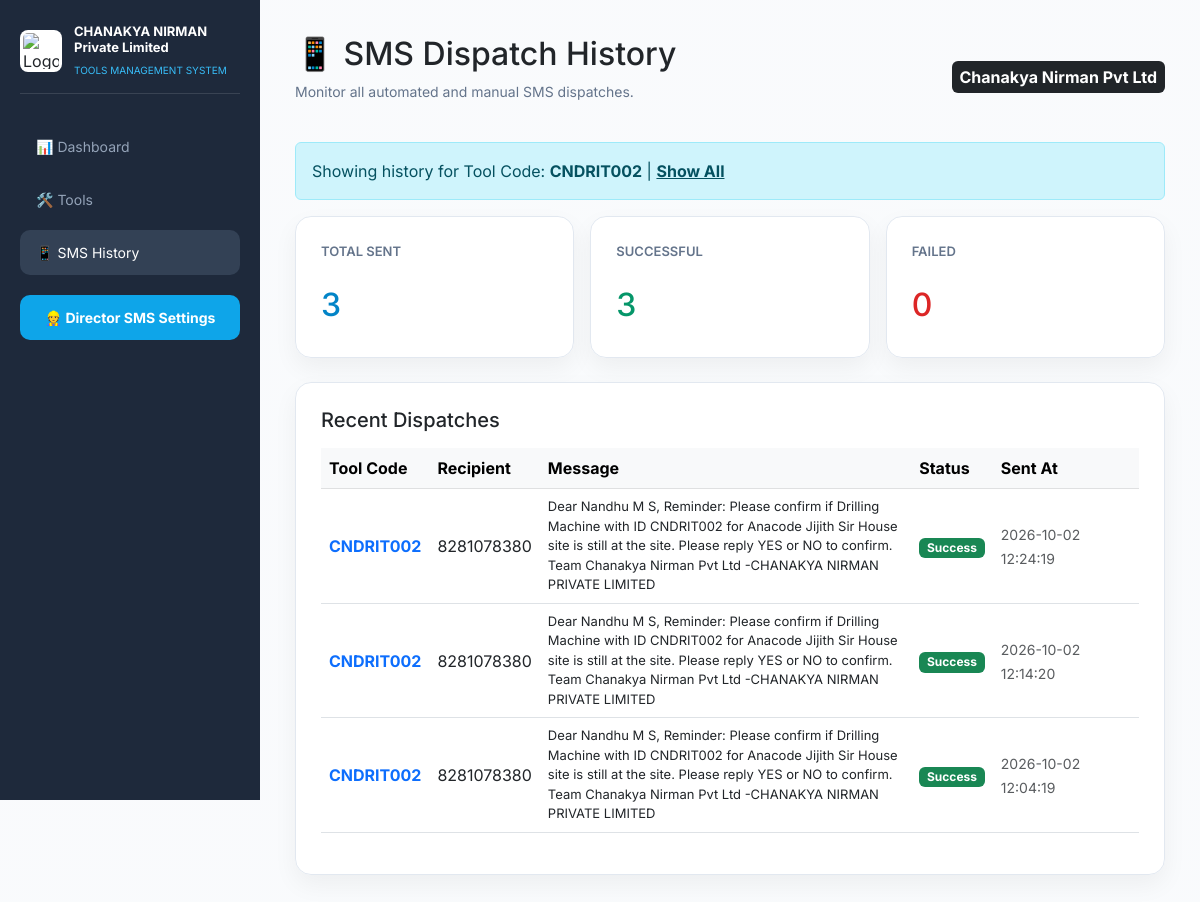
Page /sms_history?tool_code=CNDRIT002 on the committed database.
### tables this page shows
CREATE TABLE sms_logs (
                    id INTEGER PRIMARY KEY AUTOINCREMENT,
                    tool_code TEXT,
                    recipient TEXT,
                    message TEXT,
                    status TEXT,
                    sent_at TIMESTAMP DEFAULT CURRENT_TIMESTAMP
                );

### app.py (the view)
@app.route('/sms_history')
def sms_history():
    tool_code = request.args.get('tool_code')
    logs = get_sms_logs(tool_code)
    return render_template('sms_history.html', logs=logs, selected_tool=tool_code)

### sms_utils.py (called while the page is built)
def init_sms_db():
    conn = sqlite3.connect('chanakya_tools.db')
    c = conn.cursor()
    c.execute('''CREATE TABLE IF NOT EXISTS sms_logs (
                    id INTEGER PRIMARY KEY AUTOINCREMENT,
                    tool_code TEXT,
                    recipient TEXT,
                    message TEXT,
                    status TEXT,
                    sent_at TIMESTAMP DEFAULT CURRENT_TIMESTAMP
                )''')
    conn.commit()
    conn.close()

def get_sms_logs(tool_code=None):
    init_sms_db()
    conn = sqlite3.connect('chanakya_tools.db')
    c = conn.cursor()
    if tool_code:
        c.execute("SELECT tool_code, recipient, message, status, sent_at FROM sms_logs WHERE tool_code = ? ORDER BY id DESC", (tool_code,))
    else:
        c.execute("SELECT tool_code, recipient, message, status, sent_at FROM sms_logs ORDER BY id DESC")
    logs = c.fetchall()
    conn.close()
    return logs

### templates/sms_history.html (shortened to what this page needs)
<!DOCTYPE html>
<html lang="en">
<head>
    <link href="https://cdn.jsdelivr.net/npm/bootstrap@5.3.0/dist/css/bootstrap.min.css" rel="stylesheet">
</head>
<body>
    <div class="sidebar">
        <div class="sidebar-brand">
            <img src="{{ url_for('static', filename='logo.png') }}" alt="Logo" class="sidebar-logo">
            <div class="sidebar-brand-text"><h2>CHANAKYA NIRMAN Private Limited</h2><span>Tools Management System</span></div>
        </div>
        <a href="/">📊 Dashboard</a>
        <a href="/tools">🛠️ Tools</a>
        <a href="/sms_history" class="active">📱 SMS History</a>
        <a href="/settings/directors" style="background:#0ea5e9; color:white; margin-top:20px; justify-content:center; font-weight:700;">👷 Director SMS Settings</a>
    </div>
    <div class="main">
        <div class="d-flex justify-content-between align-items-center mb-4">
            <div>
                <h2>📱 SMS Dispatch History</h2>
                <p style="color:var(--text-muted); font-size:14px; margin-top:4px;">Monitor all automated and manual SMS dispatches.</p>
            </div>
            <span class="badge bg-dark fs-6 p-2">Chanakya Nirman Pvt Ltd</span>
        </div>
        {% if selected_tool %}
            <div class="alert alert-info">
                Showing history for Tool Code: <strong>{{ selected_tool }}</strong> | <a href="/sms_history" class="alert-link">Show All</a>
            </div>
        {% endif %}
        <div class="row g-3 mb-4">
            <div class="col-md-4">
                <div class="card mb-0">
                    <p style="font-size:13px; font-weight:600; color:var(--text-muted); text-transform:uppercase;">Total Sent</p>
                    <h3 style="color:var(--primary); font-size:32px; margin-top:8px;">{{ logs | length }}</h3>
                </div>
            </div>
            <div class="col-md-4">
                <div class="card mb-0">
                    <p style="font-size:13px; font-weight:600; color:var(--text-muted); text-transform:uppercase;">Successful</p>
                    <h3 style="color:#059669; font-size:32px; margin-top:8px;">{{ logs | length }}</h3>
                </div>
            </div>
            <div class="col-md-4">
                <div class="card mb-0">
                    <p style="font-size:13px; font-weight:600; color:var(--text-muted); text-transform:uppercase;">Failed</p>
                    <h3 style="color:#dc2626; font-size:32px; margin-top:8px;">0</h3>
                </div>
            </div>
        </div>
        <div class="card">
            <h5 class="mb-3">Recent Dispatches</h5>
            <div class="table-responsive">
                <table class="table table-hover align-middle">
                    <thead class="table-light">
                        <tr>
                            <th>Tool Code</th>
                            <th>Recipient</th>
                            <th>Message</th>
                            <th>Status</th>
                            <th>Sent At</th>
                        </tr>
                    </thead>
                    <tbody>
                        {% for log in logs %}
                        <tr>
                            <td><a href="/sms_history?tool_code={{ log[0] }}" class="fw-bold text-decoration-none">{{ log[0] }}</a></td>
                            <td>{{ log[1] }}</td>
                            <td style="max-width: 400px; font-size: 13px;">{{ log[2] }}</td>
                            <td>
                                {% if log[3] == 'Success' %}
                                    <span class="badge bg-success">Success</span>
                                {% else %}
                                    <span class="badge bg-danger">Failed</span>
                                {% endif %}
                            </td>
                            <td><small class="text-muted">{{ log[4] }}</small></td>
                        </tr>
                        {% else %}
                        <tr>
                            <td colspan="5" class="text-center text-muted py-4">No SMS logs found.</td>
                        </tr>
                        {% endfor %}
                    </tbody>
                </table>
            </div>
        </div>
    </div>
</body>
</html>

### templates/sms_history.html (style rules this page uses)
:root { --primary: #0284c7; --sidebar-bg: #1e293b; --card-bg: rgba(255, 255, 255, 0.92); --text-main: #0f172a; --text-muted: #64748b; --border: #e2e8f0; }
* { font-family: 'Inter', sans-serif; box-sizing: border-box; margin:0; padding:0; }
body { background: linear-gradient(rgba(248, 250, 252, 0.85), rgba(248, 250, 252, 0.85)), url('https://images.unsplash.com/photo-1504307651254-35680f356dfd?auto=format&fit=crop&w=1920&q=80')!important; background-size: cover!important; background-attachment: fixed!important; display: flex; min-height: 100vh; }
.sidebar { width: 260px; background: var(--sidebar-bg); min-height: 100vh; padding: 24px 20px; position: fixed; z-index: 10; }
.sidebar-brand { margin-bottom: 30px; padding-bottom: 15px; border-bottom: 1px solid rgba(255,255,255,0.12); display: flex; align-items: center; gap: 12px; }
.sidebar-logo { width: 42px; height: 42px; background: #fff; border-radius: 8px; padding: 3px; object-fit: contain; }
.sidebar-brand-text h2 { color: white; font-size: 13px; font-weight: 700; }
.sidebar-brand-text span { font-size: 10px; color: #38bdf8; display: block; margin-top: 4px; text-transform: uppercase; }
.sidebar a { display: flex; gap: 12px; color: #94a3b8; text-decoration: none; padding: 12px 16px; border-radius: 10px; margin-bottom: 8px; font-size: 14px; }
.sidebar a.active,.sidebar a:hover { background: #334155; color: white; }
.main { margin-left: 260px; padding: 35px; width: calc(100% - 260px); max-width: 1400px; }
.card { background: var(--card-bg); backdrop-filter: blur(10px); padding: 25px; border-radius: 16px; border: 1px solid var(--border); margin-bottom: 25px; box-shadow: 0 10px 25px rgba(0,0,0,0.05); }

### rows in the picture
sms_logs: tool_code "CNDRIT002", recipient "8281078380", message "Dear Nandhu M S, Reminder: Please confirm if Drilling Machine with ID CNDRIT002 for Anacode Jijith Sir House site is still at the site. Please reply YES or NO to confirm. Team Chanakya Nirman Pvt Ltd -CHANAKYA NIRMAN PRIVATE LIMITED", status "Success", sent_at "2026-10-02 12:24:19"
sms_logs: tool_code "CNDRIT002", recipient "8281078380", message "Dear Nandhu M S, Reminder: Please confirm if Drilling Machine with ID CNDRIT002 for Anacode Jijith Sir House site is still at the site. Please reply YES or NO to confirm. Team Chanakya Nirman Pvt Ltd -CHANAKYA NIRMAN PRIVATE LIMITED", status "Success", sent_at "2026-10-02 12:14:20"
sms_logs: tool_code "CNDRIT002", recipient "8281078380", message "Dear Nandhu M S, Reminder: Please confirm if Drilling Machine with ID CNDRIT002 for Anacode Jijith Sir House site is still at the site. Please reply YES or NO to confirm. Team Chanakya Nirman Pvt Ltd -CHANAKYA NIRMAN PRIVATE LIMITED", status "Success", sent_at "2026-10-02 12:04:19"

### other values in the picture
{{ selected_tool }} "CNDRIT002"
{{ logs | length }} "3"
